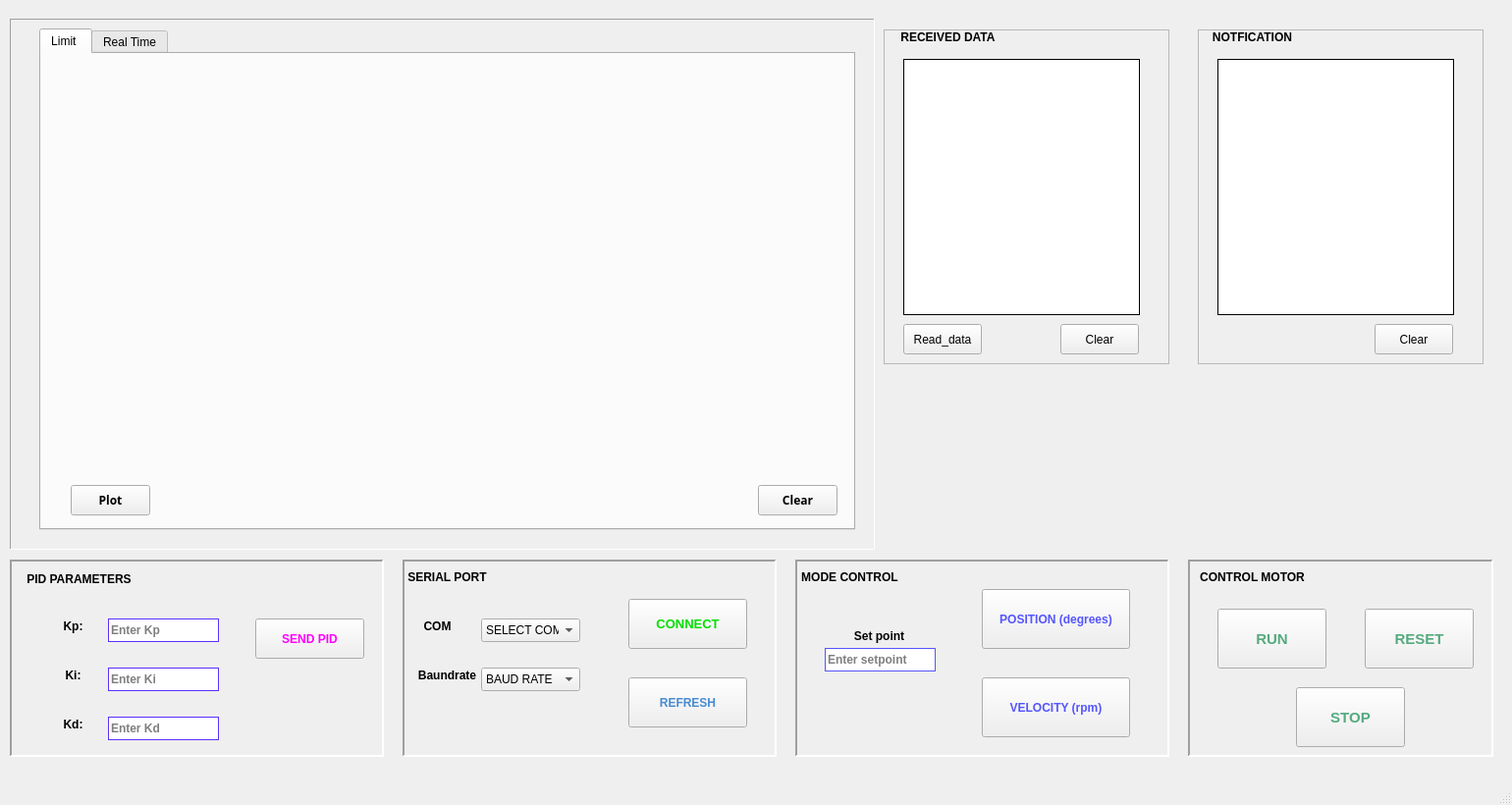
<?xml version="1.0" encoding="UTF-8"?>
<ui version="4.0">
 <class>MainWindow</class>
 <widget class="QMainWindow" name="MainWindow">
  <property name="geometry">
   <rect>
    <x>0</x>
    <y>0</y>
    <width>1540</width>
    <height>820</height>
   </rect>
  </property>
  <property name="windowTitle">
   <string>MainWindow</string>
  </property>
  <widget class="QWidget" name="centralwidget">
   <widget class="QFrame" name="frame">
    <property name="geometry">
     <rect>
      <x>10</x>
      <y>570</y>
      <width>381</width>
      <height>201</height>
     </rect>
    </property>
    <property name="font">
     <font>
      <underline>false</underline>
     </font>
    </property>
    <property name="frameShape">
     <enum>QFrame::Panel</enum>
    </property>
    <property name="frameShadow">
     <enum>QFrame::Sunken</enum>
    </property>
    <property name="lineWidth">
     <number>2</number>
    </property>
    <property name="midLineWidth">
     <number>0</number>
    </property>
    <widget class="QPushButton" name="send_pid_btn">
     <property name="geometry">
      <rect>
       <x>250</x>
       <y>60</y>
       <width>111</width>
       <height>41</height>
      </rect>
     </property>
     <property name="font">
      <font>
       <bold>true</bold>
       <underline>false</underline>
      </font>
     </property>
     <property name="styleSheet">
      <string notr="true">color: rgb(255, 0, 255)</string>
     </property>
     <property name="text">
      <string>SEND PID</string>
     </property>
    </widget>
    <widget class="QLineEdit" name="Kp_lineEdit">
     <property name="geometry">
      <rect>
       <x>100</x>
       <y>60</y>
       <width>113</width>
       <height>24</height>
      </rect>
     </property>
     <property name="font">
      <font>
       <bold>true</bold>
       <underline>false</underline>
      </font>
     </property>
     <property name="styleSheet">
      <string notr="true">border: 1px solid   rgb(89, 48, 255)</string>
     </property>
     <property name="placeholderText">
      <string>Enter Kp</string>
     </property>
    </widget>
    <widget class="QLabel" name="label_4">
     <property name="geometry">
      <rect>
       <x>40</x>
       <y>160</y>
       <width>49</width>
       <height>16</height>
      </rect>
     </property>
     <property name="font">
      <font>
       <family>Segoe UI</family>
       <bold>true</bold>
       <underline>false</underline>
      </font>
     </property>
     <property name="text">
      <string>Kd:</string>
     </property>
     <property name="alignment">
      <set>Qt::AlignCenter</set>
     </property>
    </widget>
    <widget class="QLabel" name="label_3">
     <property name="geometry">
      <rect>
       <x>40</x>
       <y>110</y>
       <width>49</width>
       <height>16</height>
      </rect>
     </property>
     <property name="font">
      <font>
       <family>Segoe UI</family>
       <bold>true</bold>
       <underline>false</underline>
      </font>
     </property>
     <property name="text">
      <string>Ki:</string>
     </property>
     <property name="alignment">
      <set>Qt::AlignCenter</set>
     </property>
    </widget>
    <widget class="QLineEdit" name="Kd_lineEdit">
     <property name="geometry">
      <rect>
       <x>100</x>
       <y>160</y>
       <width>113</width>
       <height>24</height>
      </rect>
     </property>
     <property name="font">
      <font>
       <bold>true</bold>
       <underline>false</underline>
      </font>
     </property>
     <property name="styleSheet">
      <string notr="true">border: 1px solid   rgb(89, 48, 255)</string>
     </property>
     <property name="placeholderText">
      <string>Enter Kd</string>
     </property>
    </widget>
    <widget class="QLabel" name="Kp_label">
     <property name="geometry">
      <rect>
       <x>40</x>
       <y>60</y>
       <width>49</width>
       <height>16</height>
      </rect>
     </property>
     <property name="font">
      <font>
       <family>Segoe UI</family>
       <bold>true</bold>
       <underline>false</underline>
      </font>
     </property>
     <property name="text">
      <string>Kp:</string>
     </property>
     <property name="alignment">
      <set>Qt::AlignCenter</set>
     </property>
    </widget>
    <widget class="QLineEdit" name="Ki_lineEdit">
     <property name="geometry">
      <rect>
       <x>100</x>
       <y>110</y>
       <width>113</width>
       <height>24</height>
      </rect>
     </property>
     <property name="font">
      <font>
       <bold>true</bold>
       <underline>false</underline>
      </font>
     </property>
     <property name="styleSheet">
      <string notr="true">border: 1px solid   rgb(89, 48, 255)</string>
     </property>
     <property name="placeholderText">
      <string>Enter Ki</string>
     </property>
    </widget>
    <widget class="QLabel" name="PID_label">
     <property name="geometry">
      <rect>
       <x>10</x>
       <y>10</y>
       <width>121</width>
       <height>20</height>
      </rect>
     </property>
     <property name="font">
      <font>
       <family>Segoe UI</family>
       <bold>true</bold>
       <underline>false</underline>
      </font>
     </property>
     <property name="text">
      <string>PID PARAMETERS</string>
     </property>
     <property name="alignment">
      <set>Qt::AlignCenter</set>
     </property>
    </widget>
   </widget>
   <widget class="QFrame" name="frame_2">
    <property name="geometry">
     <rect>
      <x>410</x>
      <y>570</y>
      <width>381</width>
      <height>201</height>
     </rect>
    </property>
    <property name="frameShape">
     <enum>QFrame::Panel</enum>
    </property>
    <property name="frameShadow">
     <enum>QFrame::Sunken</enum>
    </property>
    <property name="lineWidth">
     <number>2</number>
    </property>
    <widget class="QComboBox" name="Com_comboBox">
     <property name="geometry">
      <rect>
       <x>80</x>
       <y>60</y>
       <width>101</width>
       <height>24</height>
      </rect>
     </property>
     <item>
      <property name="text">
       <string>SELECT COM</string>
      </property>
     </item>
    </widget>
    <widget class="QComboBox" name="Baud_rate_comboBox">
     <property name="geometry">
      <rect>
       <x>80</x>
       <y>110</y>
       <width>101</width>
       <height>24</height>
      </rect>
     </property>
     <item>
      <property name="text">
       <string>BAUD RATE</string>
      </property>
     </item>
    </widget>
    <widget class="QPushButton" name="connect_btn">
     <property name="geometry">
      <rect>
       <x>230</x>
       <y>40</y>
       <width>121</width>
       <height>51</height>
      </rect>
     </property>
     <property name="font">
      <font>
       <pointsize>10</pointsize>
       <bold>true</bold>
      </font>
     </property>
     <property name="styleSheet">
      <string notr="true">color: rgb(0, 223, 0)</string>
     </property>
     <property name="text">
      <string>CONNECT</string>
     </property>
    </widget>
    <widget class="QPushButton" name="refresh_btn">
     <property name="geometry">
      <rect>
       <x>230</x>
       <y>120</y>
       <width>121</width>
       <height>51</height>
      </rect>
     </property>
     <property name="font">
      <font>
       <bold>true</bold>
      </font>
     </property>
     <property name="styleSheet">
      <string notr="true">color: rgb(70, 139, 209)</string>
     </property>
     <property name="text">
      <string>REFRESH</string>
     </property>
    </widget>
    <widget class="QLabel" name="PID_label_2">
     <property name="geometry">
      <rect>
       <x>-10</x>
       <y>10</y>
       <width>111</width>
       <height>16</height>
      </rect>
     </property>
     <property name="font">
      <font>
       <bold>true</bold>
      </font>
     </property>
     <property name="text">
      <string>SERIAL PORT</string>
     </property>
     <property name="alignment">
      <set>Qt::AlignCenter</set>
     </property>
    </widget>
    <widget class="QLabel" name="PID_label_3">
     <property name="geometry">
      <rect>
       <x>-20</x>
       <y>60</y>
       <width>111</width>
       <height>16</height>
      </rect>
     </property>
     <property name="font">
      <font>
       <bold>true</bold>
      </font>
     </property>
     <property name="text">
      <string>COM</string>
     </property>
     <property name="alignment">
      <set>Qt::AlignCenter</set>
     </property>
    </widget>
    <widget class="QLabel" name="PID_label_4">
     <property name="geometry">
      <rect>
       <x>-10</x>
       <y>110</y>
       <width>111</width>
       <height>16</height>
      </rect>
     </property>
     <property name="font">
      <font>
       <bold>true</bold>
      </font>
     </property>
     <property name="text">
      <string>Baundrate</string>
     </property>
     <property name="alignment">
      <set>Qt::AlignCenter</set>
     </property>
    </widget>
   </widget>
   <widget class="QFrame" name="frame_3">
    <property name="geometry">
     <rect>
      <x>810</x>
      <y>570</y>
      <width>381</width>
      <height>201</height>
     </rect>
    </property>
    <property name="frameShape">
     <enum>QFrame::Panel</enum>
    </property>
    <property name="frameShadow">
     <enum>QFrame::Sunken</enum>
    </property>
    <property name="lineWidth">
     <number>2</number>
    </property>
    <widget class="QPushButton" name="position_mode_btn">
     <property name="geometry">
      <rect>
       <x>190</x>
       <y>30</y>
       <width>151</width>
       <height>61</height>
      </rect>
     </property>
     <property name="font">
      <font>
       <bold>true</bold>
      </font>
     </property>
     <property name="styleSheet">
      <string notr="true">color: 
rgb(85, 85, 255)</string>
     </property>
     <property name="text">
      <string>POSITION (degrees)</string>
     </property>
     <property name="autoDefault">
      <bool>false</bool>
     </property>
    </widget>
    <widget class="QPushButton" name="velocity_mode_btn">
     <property name="geometry">
      <rect>
       <x>190</x>
       <y>120</y>
       <width>151</width>
       <height>61</height>
      </rect>
     </property>
     <property name="font">
      <font>
       <bold>true</bold>
      </font>
     </property>
     <property name="styleSheet">
      <string notr="true">color: 
rgb(85, 85, 255)</string>
     </property>
     <property name="text">
      <string>VELOCITY (rpm)</string>
     </property>
    </widget>
    <widget class="QLabel" name="PID_label_5">
     <property name="geometry">
      <rect>
       <x>0</x>
       <y>10</y>
       <width>111</width>
       <height>16</height>
      </rect>
     </property>
     <property name="font">
      <font>
       <bold>true</bold>
      </font>
     </property>
     <property name="text">
      <string>MODE CONTROL</string>
     </property>
     <property name="alignment">
      <set>Qt::AlignCenter</set>
     </property>
    </widget>
    <widget class="QLabel" name="label">
     <property name="geometry">
      <rect>
       <x>40</x>
       <y>70</y>
       <width>91</width>
       <height>16</height>
      </rect>
     </property>
     <property name="font">
      <font>
       <italic>false</italic>
       <bold>true</bold>
       <underline>false</underline>
      </font>
     </property>
     <property name="text">
      <string>Set point</string>
     </property>
     <property name="alignment">
      <set>Qt::AlignCenter</set>
     </property>
    </widget>
    <widget class="QLineEdit" name="setPoint_lineEdit">
     <property name="geometry">
      <rect>
       <x>30</x>
       <y>90</y>
       <width>113</width>
       <height>24</height>
      </rect>
     </property>
     <property name="font">
      <font>
       <bold>true</bold>
      </font>
     </property>
     <property name="styleSheet">
      <string notr="true">border: 1px solid rgb(85, 85, 255)</string>
     </property>
     <property name="placeholderText">
      <string>Enter setpoint </string>
     </property>
    </widget>
   </widget>
   <widget class="QFrame" name="frame_4">
    <property name="geometry">
     <rect>
      <x>1210</x>
      <y>570</y>
      <width>311</width>
      <height>201</height>
     </rect>
    </property>
    <property name="frameShape">
     <enum>QFrame::Panel</enum>
    </property>
    <property name="frameShadow">
     <enum>QFrame::Sunken</enum>
    </property>
    <property name="lineWidth">
     <number>2</number>
    </property>
    <widget class="QPushButton" name="run_btn">
     <property name="geometry">
      <rect>
       <x>30</x>
       <y>50</y>
       <width>111</width>
       <height>61</height>
      </rect>
     </property>
     <property name="font">
      <font>
       <pointsize>11</pointsize>
       <bold>true</bold>
      </font>
     </property>
     <property name="styleSheet">
      <string notr="true">color : rgb(85, 170, 127)</string>
     </property>
     <property name="text">
      <string>RUN</string>
     </property>
    </widget>
    <widget class="QPushButton" name="reset_btn">
     <property name="geometry">
      <rect>
       <x>180</x>
       <y>50</y>
       <width>111</width>
       <height>61</height>
      </rect>
     </property>
     <property name="font">
      <font>
       <pointsize>11</pointsize>
       <bold>true</bold>
      </font>
     </property>
     <property name="styleSheet">
      <string notr="true">color : rgb(85, 170, 127)</string>
     </property>
     <property name="text">
      <string>RESET</string>
     </property>
    </widget>
    <widget class="QPushButton" name="stop_btn">
     <property name="geometry">
      <rect>
       <x>110</x>
       <y>130</y>
       <width>111</width>
       <height>61</height>
      </rect>
     </property>
     <property name="font">
      <font>
       <pointsize>11</pointsize>
       <bold>true</bold>
      </font>
     </property>
     <property name="styleSheet">
      <string notr="true">color : rgb(85, 170, 127)</string>
     </property>
     <property name="text">
      <string>STOP</string>
     </property>
    </widget>
    <widget class="QLabel" name="PID_label_6">
     <property name="geometry">
      <rect>
       <x>10</x>
       <y>10</y>
       <width>111</width>
       <height>16</height>
      </rect>
     </property>
     <property name="font">
      <font>
       <bold>true</bold>
      </font>
     </property>
     <property name="text">
      <string>CONTROL MOTOR</string>
     </property>
     <property name="alignment">
      <set>Qt::AlignCenter</set>
     </property>
    </widget>
   </widget>
   <widget class="QFrame" name="frame_6">
    <property name="geometry">
     <rect>
      <x>1220</x>
      <y>30</y>
      <width>291</width>
      <height>341</height>
     </rect>
    </property>
    <property name="frameShape">
     <enum>QFrame::StyledPanel</enum>
    </property>
    <property name="frameShadow">
     <enum>QFrame::Raised</enum>
    </property>
    <property name="lineWidth">
     <number>2</number>
    </property>
    <widget class="QTextEdit" name="notification_textEdit">
     <property name="geometry">
      <rect>
       <x>20</x>
       <y>30</y>
       <width>241</width>
       <height>261</height>
      </rect>
     </property>
     <property name="styleSheet">
      <string notr="true">border: 1px solid black</string>
     </property>
    </widget>
    <widget class="QPushButton" name="clear_notice_table_btn">
     <property name="geometry">
      <rect>
       <x>180</x>
       <y>300</y>
       <width>80</width>
       <height>31</height>
      </rect>
     </property>
     <property name="text">
      <string>Clear</string>
     </property>
    </widget>
    <widget class="QLabel" name="label_2">
     <property name="geometry">
      <rect>
       <x>-10</x>
       <y>0</y>
       <width>131</width>
       <height>16</height>
      </rect>
     </property>
     <property name="font">
      <font>
       <bold>true</bold>
      </font>
     </property>
     <property name="text">
      <string>NOTFICATION</string>
     </property>
     <property name="alignment">
      <set>Qt::AlignCenter</set>
     </property>
    </widget>
   </widget>
   <widget class="QFrame" name="frame_5">
    <property name="geometry">
     <rect>
      <x>900</x>
      <y>30</y>
      <width>291</width>
      <height>341</height>
     </rect>
    </property>
    <property name="frameShape">
     <enum>QFrame::StyledPanel</enum>
    </property>
    <property name="frameShadow">
     <enum>QFrame::Raised</enum>
    </property>
    <widget class="QTextEdit" name="received_data_textEdit">
     <property name="geometry">
      <rect>
       <x>20</x>
       <y>30</y>
       <width>241</width>
       <height>261</height>
      </rect>
     </property>
     <property name="styleSheet">
      <string notr="true">border: 1px solid black</string>
     </property>
    </widget>
    <widget class="QPushButton" name="clear_received_data_tabel_btn">
     <property name="geometry">
      <rect>
       <x>180</x>
       <y>300</y>
       <width>80</width>
       <height>31</height>
      </rect>
     </property>
     <property name="text">
      <string>Clear</string>
     </property>
    </widget>
    <widget class="QLabel" name="label_5">
     <property name="geometry">
      <rect>
       <x>0</x>
       <y>0</y>
       <width>131</width>
       <height>16</height>
      </rect>
     </property>
     <property name="font">
      <font>
       <bold>true</bold>
      </font>
     </property>
     <property name="text">
      <string>RECEIVED DATA</string>
     </property>
     <property name="alignment">
      <set>Qt::AlignCenter</set>
     </property>
    </widget>
    <widget class="QPushButton" name="Read_data_STM_btn">
     <property name="geometry">
      <rect>
       <x>20</x>
       <y>300</y>
       <width>80</width>
       <height>31</height>
      </rect>
     </property>
     <property name="text">
      <string>Read_data</string>
     </property>
    </widget>
   </widget>
   <widget class="QFrame" name="frame_7">
    <property name="geometry">
     <rect>
      <x>10</x>
      <y>19</y>
      <width>881</width>
      <height>541</height>
     </rect>
    </property>
    <property name="frameShape">
     <enum>QFrame::Panel</enum>
    </property>
    <property name="frameShadow">
     <enum>QFrame::Sunken</enum>
    </property>
    <widget class="QTabWidget" name="tabWidget">
     <property name="geometry">
      <rect>
       <x>30</x>
       <y>10</y>
       <width>831</width>
       <height>511</height>
      </rect>
     </property>
     <property name="currentIndex">
      <number>0</number>
     </property>
     <widget class="QWidget" name="tab">
      <attribute name="title">
       <string>Limit </string>
      </attribute>
      <widget class="QCustomPlot" name="plot_response_graph" native="true">
       <property name="geometry">
        <rect>
         <x>30</x>
         <y>10</y>
         <width>771</width>
         <height>421</height>
        </rect>
       </property>
      </widget>
      <widget class="QPushButton" name="clear_response_graph_btn">
       <property name="geometry">
        <rect>
         <x>730</x>
         <y>439</y>
         <width>81</width>
         <height>31</height>
        </rect>
       </property>
       <property name="font">
        <font>
         <family>.VnArial</family>
         <bold>true</bold>
        </font>
       </property>
       <property name="text">
        <string>Clear</string>
       </property>
      </widget>
      <widget class="QPushButton" name="plot_response_graph_btn">
       <property name="geometry">
        <rect>
         <x>30</x>
         <y>439</y>
         <width>81</width>
         <height>31</height>
        </rect>
       </property>
       <property name="font">
        <font>
         <family>.VnArial</family>
         <bold>true</bold>
        </font>
       </property>
       <property name="text">
        <string>Plot</string>
       </property>
      </widget>
     </widget>
     <widget class="QWidget" name="tab_2">
      <attribute name="title">
       <string>Real Time</string>
      </attribute>
      <widget class="QCustomPlot" name="realtime_plot_graph" native="true">
       <property name="geometry">
        <rect>
         <x>30</x>
         <y>10</y>
         <width>771</width>
         <height>421</height>
        </rect>
       </property>
      </widget>
      <widget class="QPushButton" name="plot_realtime_graph_btn">
       <property name="geometry">
        <rect>
         <x>30</x>
         <y>439</y>
         <width>81</width>
         <height>31</height>
        </rect>
       </property>
       <property name="font">
        <font>
         <family>.VnArial</family>
         <bold>true</bold>
        </font>
       </property>
       <property name="text">
        <string>Plot</string>
       </property>
      </widget>
      <widget class="QPushButton" name="clear_realtimegraph_btn">
       <property name="geometry">
        <rect>
         <x>730</x>
         <y>439</y>
         <width>81</width>
         <height>31</height>
        </rect>
       </property>
       <property name="font">
        <font>
         <family>.VnArial</family>
         <bold>true</bold>
        </font>
       </property>
       <property name="text">
        <string>Clear</string>
       </property>
      </widget>
     </widget>
    </widget>
   </widget>
  </widget>
  <widget class="QStatusBar" name="statusbar"/>
  <widget class="QMenuBar" name="menubar">
   <property name="geometry">
    <rect>
     <x>0</x>
     <y>0</y>
     <width>1540</width>
     <height>21</height>
    </rect>
   </property>
  </widget>
  <action name="actionAAk">
   <property name="text">
    <string>AAk</string>
   </property>
  </action>
 </widget>
 <customwidgets>
  <customwidget>
   <class>QCustomPlot</class>
   <extends>QWidget</extends>
   <header>qcustomplot.h</header>
   <container>1</container>
  </customwidget>
 </customwidgets>
 <resources/>
 <connections/>
</ui>
